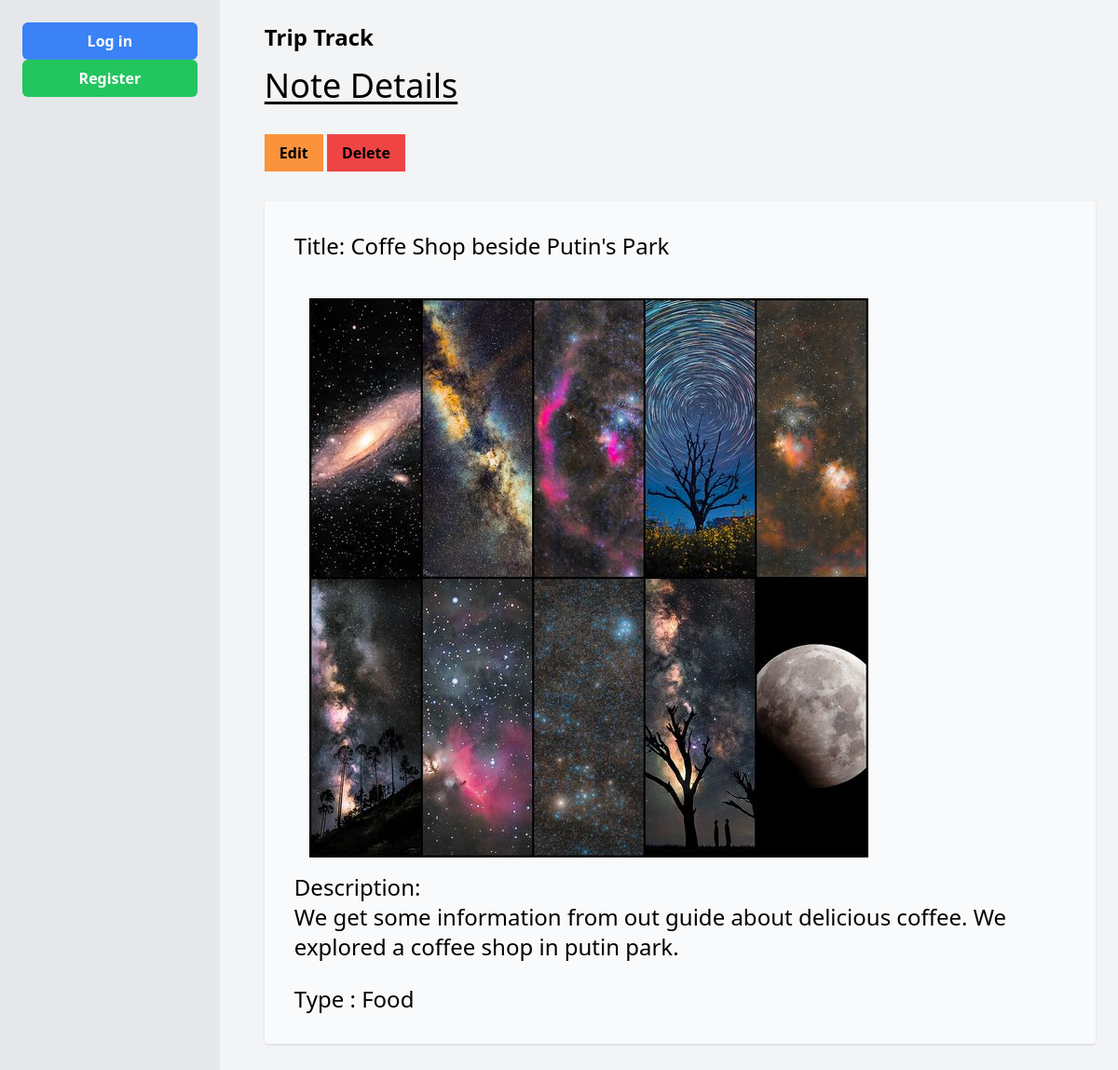
Page /dashboard/trip/note/2 on the committed database.
### trip/models.py (models this page shows, shortened)
class Note(models.Model):
    EXCURSIONS = (
        ("Event", "event"),
        ("Food", "food"),
        ("General", "general"),
        ("Places", "places"),
    )
    trip = models.ForeignKey(Trip, on_delete=models.CASCADE, related_name='notes')
    title = models.CharField(max_length=100)
    description = models.TextField()
    type = models.CharField(max_length=100, choices=EXCURSIONS, default=(('general','General')))
    img = models.ImageField(upload_to='notes', null=True, blank=True)

### trip/views.py (the view)
# urls.py: path('trip/note/<int:pk>', views.NoteDetailView.as_view(), name='note_detail'),
class NoteDetailView(DetailView):
    model = Note

### trip/templates/trip/note_detail.html
{% extends 'index.html' %}
{% block content %}
<h1 class="text-4xl underline underline-offset-4 mb-8">Note Details</h1>
    <div>
        <a href="{% url 'note_update' pk=note.pk %}"><button class="bg-orange-400 hover:bg-orange-300 py-2 px-4 font-bold mb-4">Edit</button></a>
        <a href="{% url 'note_delete' pk=note.pk %}"><button class="bg-red-500 hover:bg-red-300 py-2 px-4 font-bold mb-4">Delete</button></a>
    </div>
    <div class="bg-gray-50 p-8 rounded shadow my-4">
        <p class="text-2xl text-bold">Title: {{ note.title }}</p><br>
        {% if note.img %}
            <img class="p-4" src="{{note.img.url }}" alt="{{note.title}}">
        {% endif %}
        <p class="text-2xl"> Description: <br> {{ note.description }}</p><br>
        <p class="text-2xl"> Type : {{ note.type }}</p>
    </div>
{% endblock %}

### rows in the picture
Note: title "Coffe Shop beside Putin's Park", img (picture), description "We get some information from out guide about delicious coffee. We explored a coffee shop in putin park.", type "Food"
